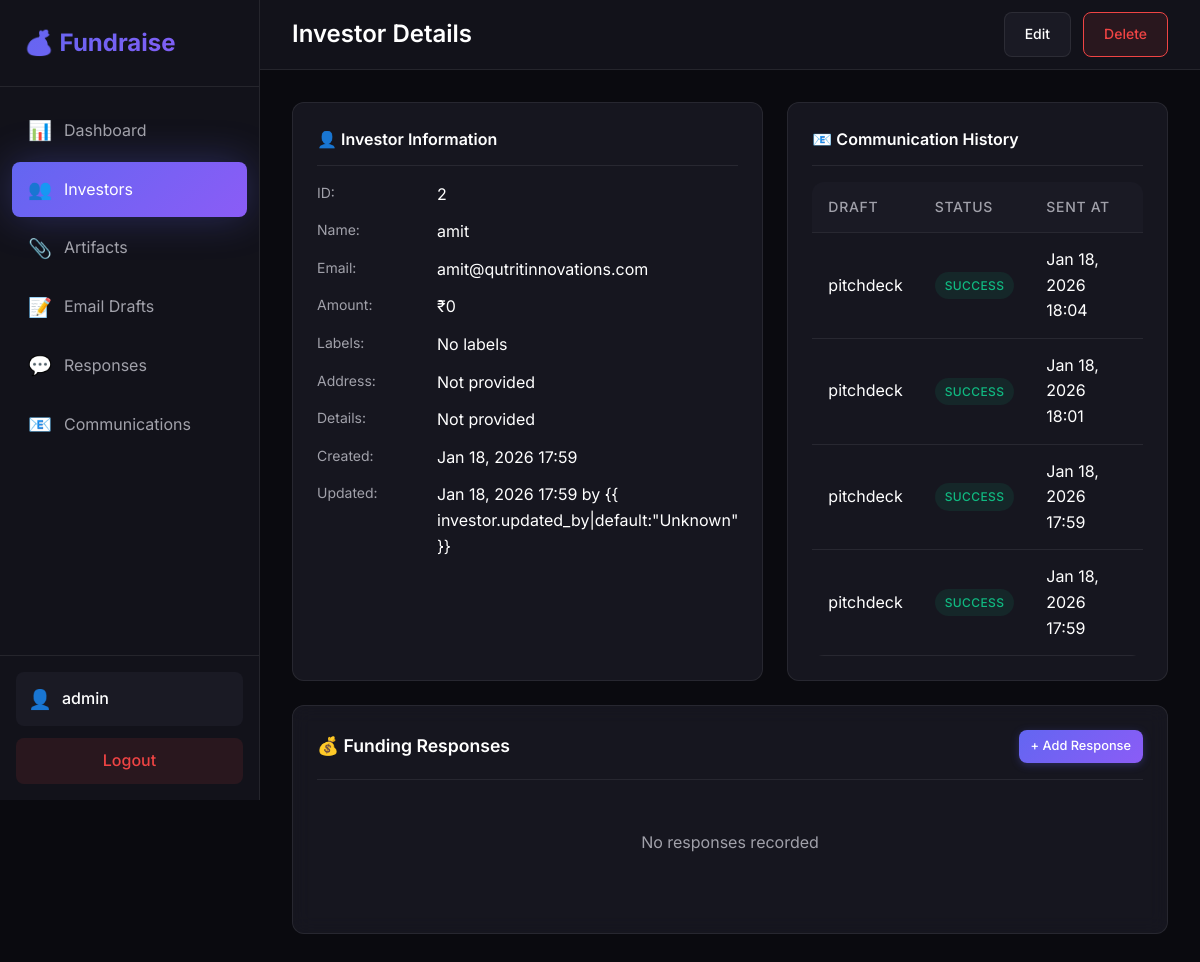
/investors/2/ (signed in), run on the app's committed database.
### core/models.py (models this page shows, shortened)
class Investor(models.Model):
    name = models.CharField(max_length=255, help_text="Investor name")
    email = models.EmailField(unique=True, help_text="Investor email address")
    labels = models.CharField(
        max_length=500,
        blank=True,
        help_text="Comma-separated labels for search (e.g., 'VC, Tech, Series-A')"
    )
    address = models.TextField(blank=True, help_text="Investor address")
    details = models.TextField(blank=True, help_text="Additional details about the investor")
    amount = models.DecimalField(
        max_digits=15,
        decimal_places=2,
        default=0,
        help_text="Amount in Rs."
    )
    created_date = models.DateTimeField(auto_now_add=True)
    last_updated_on = models.DateTimeField(auto_now=True)
    updated_by = models.CharField(max_length=150, blank=True, help_text="Username who last updated")
    class Meta:
        ordering = ['-created_date']
    def get_labels_list(self):
        if self.labels:
            return [label.strip() for label in self.labels.split(',')]
        return []

class CommunicationLog(models.Model):
    STATUS_CHOICES = [
        ('success', 'Success'),
        ('failed', 'Failed'),
    ]
    investor = models.ForeignKey(
        Investor,
        on_delete=models.CASCADE,
        related_name='communications'
    )
    draft = models.ForeignKey(
        EmailDraft,
        on_delete=models.SET_NULL,
        null=True,
        related_name='communications'
    )
    sent_at = models.DateTimeField(auto_now_add=True)
    status = models.CharField(max_length=10, choices=STATUS_CHOICES, default='success')
    sent_by = models.ForeignKey(
        User,
        on_delete=models.SET_NULL,
        null=True,
        related_name='sent_communications'
    )
    notes = models.TextField(blank=True, help_text="Additional notes about this communication")
    class Meta:
        ordering = ['-sent_at']

class EmailDraft(models.Model):
    name = models.CharField(
        max_length=100,
        unique=True,
        help_text="Unique draft name (e.g., 'pitchdeck', 'intro_email')"
    )
    subject = models.CharField(max_length=255, help_text="Email subject line")
    body = models.TextField(help_text="Email body content (supports HTML)")
    artifacts = models.ManyToManyField(
        Artifact,
        blank=True,
        related_name='email_drafts',
        help_text="Select artifacts to attach to this email"
    )
    created_date = models.DateTimeField(auto_now_add=True)
    last_updated_on = models.DateTimeField(auto_now=True)
    created_by = models.ForeignKey(
        User,
        on_delete=models.SET_NULL,
        null=True,
        related_name='email_drafts'
    )
    class Meta:
        ordering = ['-created_date']

### core/views.py (the view)
# urls.py: path('investors/<int:pk>/', views.investor_detail, name='investor_detail'),
@login_required
def investor_detail(request, pk):
    investor = get_object_or_404(Investor, pk=pk)
    communications = investor.communications.all().order_by('-sent_at')
    responses = investor.funding_responses.all().order_by('-response_date')
    context = {
        'investor': investor,
        'communications': communications,
        'responses': responses,
    }
    return render(request, 'core/investor_detail.html', context)

### templates/core/investor_detail.html (shortened to what this page needs)
{% extends 'base.html' %}
{% block page_title %}Investor Details{% endblock %}
{% block header_actions %}
<a href="{% url 'investor_edit' investor.id %}" class="btn btn-secondary">Edit</a>
<a href="{% url 'investor_delete' investor.id %}" class="btn btn-danger">Delete</a>
{% endblock %}
{% block content %}
<div class="detail-grid">
    <div class="detail-section">
        <h3 class="detail-section-title">👤 Investor Information</h3>
        <div class="detail-row">
            <span class="detail-label">ID:</span>
            <span class="detail-value">{{ investor.id }}</span>
        </div>
        <div class="detail-row">
            <span class="detail-label">Name:</span>
            <span class="detail-value">{{ investor.name }}</span>
        </div>
        <div class="detail-row">
            <span class="detail-label">Email:</span>
            <span class="detail-value">{{ investor.email }}</span>
        </div>
        <div class="detail-row">
            <span class="detail-label">Amount:</span>
            <span class="detail-value">₹{{ investor.amount|floatformat:0 }}</span>
        </div>
        <div class="detail-row">
            <span class="detail-label">Labels:</span>
            <span class="detail-value">
                <div class="labels-list">
                    {% for label in investor.get_labels_list %}
                    <span class="label-tag">{{ label }}</span>
                    {% empty %}
                    <span>No labels</span>
                    {% endfor %}
                </div>
            </span>
        </div>
        <div class="detail-row">
            <span class="detail-label">Address:</span>
            <span class="detail-value">{{ investor.address|default:"Not provided" }}</span>
        </div>
        <div class="detail-row">
            <span class="detail-label">Details:</span>
            <span class="detail-value">{{ investor.details|default:"Not provided" }}</span>
        </div>
        <div class="detail-row">
            <span class="detail-label">Created:</span>
            <span class="detail-value">{{ investor.created_date|date:"M d, Y H:i" }}</span>
        </div>
        <div class="detail-row">
            <span class="detail-label">Updated:</span>
            <span class="detail-value">{{ investor.last_updated_on|date:"M d, Y H:i" }} by {{
                investor.updated_by|default:"Unknown" }}</span>
        </div>
    </div>
    <div class="detail-section">
        <h3 class="detail-section-title">📧 Communication History</h3>
        {% if communications %}
        <div class="table-container">
            <table>
                <thead>
                    <tr>
                        <th>Draft</th>
                        <th>Status</th>
                        <th>Sent At</th>
                    </tr>
                </thead>
                <tbody>
                    {% for comm in communications %}
                    <tr>
                        <td>{{ comm.draft.name|default:"Custom" }}</td>
                        <td><span class="badge badge-{{ comm.status }}">{{ comm.status }}</span></td>
                        <td>{{ comm.sent_at|date:"M d, Y H:i" }}</td>
                    </tr>
                    {% endfor %}
                </tbody>
            </table>
        </div>
        {% else %}
        <div class="empty-state" style="padding: 30px 10px;">
            <div class="empty-state-text">No communications yet</div>
        </div>
        {% endif %}
    </div>
</div>
<div class="card" style="margin-top: 24px;">
    <div class="card-header">
        <h3 class="card-title">💰 Funding Responses</h3>
        <a href="{% url 'response_create' %}" class="btn btn-primary btn-sm">+ Add Response</a>
    </div>
    {% if responses %}
    <div class="table-container">
        <table>
            <thead>
                <tr>
                    <th>Status</th>
                    <th>Amount Offered</th>
                    <th>Response Date</th>
                    <th>Notes</th>
                </tr>
            </thead>
            <tbody>
                {% for response in responses %}
                <tr>
                    <td><span class="badge badge-{{ response.response_status }}">{{ response.response_status }}</span>
                    </td>
                    <td>₹{{ response.amount_offered|floatformat:0 }}</td>
                    <td>{{ response.response_date|date:"M d, Y" }}</td>
                    <td>{{ response.notes|truncatewords:10 }}</td>
                </tr>
                {% endfor %}
            </tbody>
        </table>
    </div>
    {% else %}
    <div class="empty-state" style="padding: 30px 10px;">
        <div class="empty-state-text">No responses recorded</div>
    </div>
    {% endif %}
</div>
{% endblock %}

### templates/base.html (shortened to what this page needs)
<!DOCTYPE html>
<html lang="en">
<head>
    <link rel="stylesheet" href="{% load static %}{% static 'css/styles.css' %}">
</head>
<body>
    {% if user.is_authenticated %}
    <div class="app-container">
        <aside class="sidebar">
            <div class="sidebar-header">
                <h1 class="logo">💰 Fundraise</h1>
            </div>
            <nav class="sidebar-nav">
                <a href="{% url 'dashboard' %}" class="nav-item {% if request.resolver_match.url_name == 'dashboard' %}active{% endif %}">
                    <span class="nav-icon">📊</span>
                    <span>Dashboard</span>
                </a>
                <a href="{% url 'investor_list' %}" class="nav-item {% if 'investor' in request.resolver_match.url_name %}active{% endif %}">
                    <span class="nav-icon">👥</span>
                    <span>Investors</span>
                </a>
                <a href="{% url 'artifact_list' %}" class="nav-item {% if 'artifact' in request.resolver_match.url_name %}active{% endif %}">
                    <span class="nav-icon">📎</span>
                    <span>Artifacts</span>
                </a>
                <a href="{% url 'draft_list' %}" class="nav-item {% if 'draft' in request.resolver_match.url_name %}active{% endif %}">
                    <span class="nav-icon">📝</span>
                    <span>Email Drafts</span>
                </a>
                <a href="{% url 'response_list' %}" class="nav-item {% if 'response' in request.resolver_match.url_name %}active{% endif %}">
                    <span class="nav-icon">💬</span>
                    <span>Responses</span>
                </a>
                <a href="{% url 'communication_list' %}" class="nav-item {% if 'communication' in request.resolver_match.url_name %}active{% endif %}">
                    <span class="nav-icon">📧</span>
                    <span>Communications</span>
                </a>
            </nav>
            <div class="sidebar-footer">
                <div class="user-info">
                    <span class="user-icon">👤</span>
                    <span class="user-name">{{ user.username }}</span>
                </div>
                <a href="{% url 'logout' %}" class="logout-btn">Logout</a>
            </div>
        </aside>
        <main class="main-content">
            <header class="main-header">
                <h2 class="page-title">{% block page_title %}Dashboard{% endblock %}</h2>
                <div class="header-actions">
                    {% block header_actions %}{% endblock %}
                </div>
            </header>
            <div class="content-area">
                {% block content %}{% endblock %}
            </div>
        </main>
    </div>
    {% else %}
    <div class="auth-container">
        {% block auth_content %}{% endblock %}
    </div>
    {% endif %}
    <script src="{% load static %}{% static 'js/chatbot.js' %}"></script>
</body>
</html>

### data on the page
Investor: id "2", name "amit", email "amit@qutritinnovations.com", amount "0", address "Not provided", details "Not provided", created_date "Jan 18, 2026 17:59", last_updated_on "Jan 18, 2026 17:59"
CommunicationLog: draft.name "pitchdeck", status "SUCCESS", sent_at "Jan 18, 2026 18:04"
CommunicationLog: draft.name "pitchdeck", status "SUCCESS", sent_at "Jan 18, 2026 18:01"
CommunicationLog: draft.name "pitchdeck", status "SUCCESS", sent_at "Jan 18, 2026 17:59"
CommunicationLog: draft.name "pitchdeck", status "SUCCESS", sent_at "Jan 18, 2026 17:59"

### other printed values
{{ user.username }} "admin"
